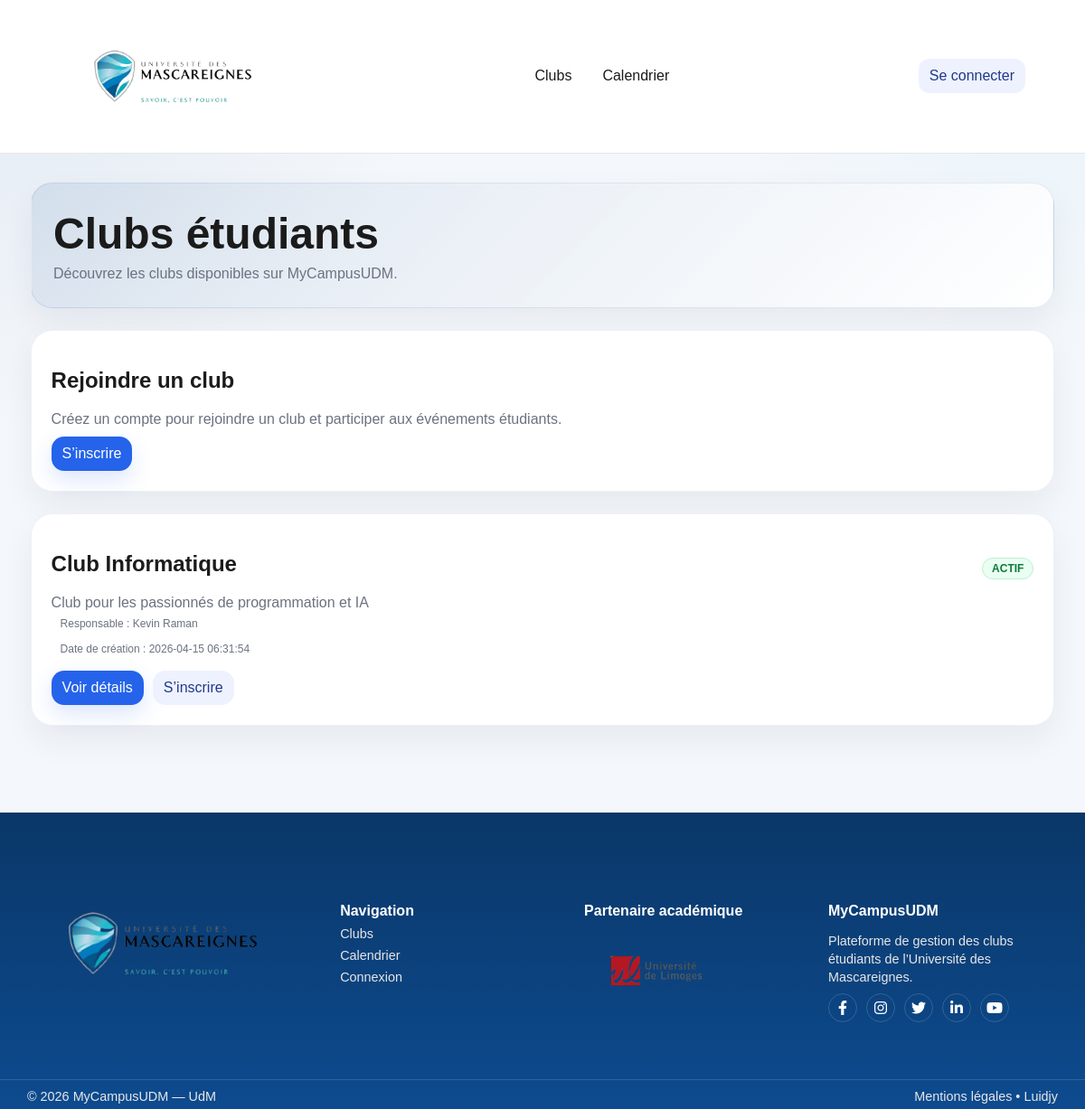
Screenshot of /MyCampusUdmClubs7/clubs.php with the database file from the repository.
### tables this page shows
CREATE TABLE clubs (
    id INT AUTO_INCREMENT PRIMARY KEY,
    nom_club VARCHAR(150) NOT NULL,
    description TEXT,
    categorie ENUM('sport','culture','musique','informatique','social','entrepreneuriat','autre') DEFAULT 'autre',
    image_club VARCHAR(255) DEFAULT NULL,
    responsable_id INT DEFAULT NULL,
    statut ENUM('actif','inactif','attente','supprime') DEFAULT 'attente',
    date_creation TIMESTAMP DEFAULT CURRENT_TIMESTAMP,
    FOREIGN KEY (responsable_id) REFERENCES utilisateurs(id) ON DELETE SET NULL
);

CREATE TABLE utilisateurs (
    id INT AUTO_INCREMENT PRIMARY KEY,
    nom VARCHAR(100) NOT NULL,
    prenom VARCHAR(100) NOT NULL,
    pseudo VARCHAR(50) DEFAULT NULL UNIQUE,
    email VARCHAR(150) NOT NULL UNIQUE,
    mot_de_passe_hash VARCHAR(255) NOT NULL,
    photo_profil VARCHAR(255) DEFAULT NULL,
    telephone VARCHAR(30) DEFAULT NULL,
    filiere VARCHAR(100) DEFAULT NULL,
    bio TEXT DEFAULT NULL,
    role ENUM('etudiant','responsable','admin') DEFAULT 'etudiant',
    statut ENUM('actif','inactif') DEFAULT 'actif',
    date_creation TIMESTAMP DEFAULT CURRENT_TIMESTAMP
);

### MyCampusUdmClubs7/clubs.php (the view, shortened to what this page needs)
<?php
require "config/database.php";
$sqlQuery = "
  SELECT c.*, u.nom, u.prenom
  FROM clubs c
  LEFT JOIN utilisateurs u ON c.responsable_id = u.id
  WHERE c.statut = 'actif'
  ORDER BY c.id DESC
";
$clubsStatement = $pdo->prepare($sqlQuery);
$clubsStatement->execute() or die(print_r($pdo->errorInfo()));
$clubs = $clubsStatement->fetchAll(PDO::FETCH_ASSOC);
include "includes/header.php";
?>
<section class="entete-page">
  <h1>Clubs étudiants</h1>
  <p class="texte-gris">
    Découvrez les clubs disponibles sur MyCampusUDM.
  </p>
</section>
<?php if (!isset($_SESSION["id"])) : ?>
  <section class="carte">
    <h2>Rejoindre un club</h2>
    <p class="texte-gris">
      Créez un compte pour rejoindre un club et participer aux événements étudiants.
    </p>
    <div class="carte-actions">
      <a class="bouton" href="connexion.php?form=register">S’inscrire</a>
    </div>
  </section>
<?php endif; ?>
<section class="liste-cartes">
  <?php if (empty($clubs)) : ?>
    <article class="carte">
      <h2>Liste des clubs</h2>
      <p class="texte-gris">
        Aucun club affiché pour le moment.
      </p>
    </article>
  <?php else : ?>
    <?php foreach ($clubs as $club) : ?>
      <article class="carte">
        <div class="carte-titre">
          <h2><?= htmlspecialchars($club["nom_club"]) ?></h2>
          <div class="carte-actions">
            <?php if ($club["statut"] === "actif") : ?>
              <span class="badge badge-actif">ACTIF</span>
            <?php elseif ($club["statut"] === "attente") : ?>
              <span class="badge badge-attente">EN ATTENTE</span>
            <?php else : ?>
              <span class="badge badge-annule">INACTIF</span>
            <?php endif; ?>
          </div>
        </div>
        <p class="texte-gris">
          <?= nl2br(htmlspecialchars($club["description"])) ?>
        </p>
        <p class="petit texte-gris">
          Responsable :
          <?php
            if (!empty($club["prenom"]) || !empty($club["nom"]))
            {
              echo htmlspecialchars($club["prenom"] . " " . $club["nom"]);
            }
            else
            {
              echo "Non attribué";
            }
          ?>
        </p>
        <p class="petit texte-gris">
          Date de création : <?= htmlspecialchars($club["date_creation"] ?? "") ?>
        </p>
        <div class="carte-actions">
          <a class="bouton" href="club_detail.php?id=<?= htmlspecialchars($club["id"]) ?>">
            Voir détails
          </a>
          <?php if (!isset($_SESSION["id"])) : ?>
            <a class="bouton bouton-secondaire" href="connexion.php?form=register">
              S’inscrire
            </a>
          <?php endif; ?>
        </div>
      </article>
    <?php endforeach; ?>
  <?php endif; ?>
</section>
<?php include "includes/footer.php"; ?>

### MyCampusUdmClubs7/css/style.css (style rules this page uses)
* { box-sizing: border-box; }
body { margin: 0; font-family: Arial, sans-serif; background: #f6f7fb; color: #1b1b1b; }
a { color: inherit; text-decoration: none; }
.entete-page h1 { margin: 0 0 6px; }
.texte-gris { color: #6b7280; margin: 0; }
.petit { font-size: 12px; }
.liste-cartes { display: grid; gap: 12px; }
.carte { background: #fff; border: 1px solid #e7e9f2; border-radius: 16px; padding: 14px; }
.carte-titre { display: flex; align-items: center; justify-content: space-between; gap: 10px; }
.carte-actions { display: flex; gap: 10px; flex-wrap: wrap; margin-top: 10px; }
.bouton { border: 0; background: #2563eb; color: #fff; padding: 10px 12px; border-radius: 12px; cursor: pointer; display: inline-block; }
.bouton-secondaire { background: #eef2ff; color: #1e3a8a; }
.petit { padding: 7px 10px; border-radius: 10px; }
.badge { font-size: 12px; padding: 4px 10px; border-radius: 999px; border: 1px solid transparent; }
.badge-actif { background: #e8fff1; color: #0f7a39; border-color: #bff0cf; }

### MyCampusUdmClubs7/css/site-main-footer.css (style rules this page uses)
:root { --udm-blue: #0d4b8f; --udm-blue-dark: #0a3768; --udm-aqua: #7dd3fc; --udm-white: #ffffff; --udm-text: #1f2937; --udm-muted: #64748b; --udm-surface: #ffffff; --udm-bg: #f4f7fb; }
body { background: radial-gradient(circle at top left, rgba(13,75,143,0.08), transparent 28%), radial-gradient(circle at top right, rgba(125,211,252,0.10), transparent 24%), var(--udm-bg); }
main.contenu.udm-main > section { margin-bottom: 1.5rem; }
main.contenu.udm-main .entete-page { background: linear-gradient(135deg, rgba(13,75,143,0.10), rgba(255,255,255,0.96)); border: 1px solid rgba(13,75,143,0.10); border-radius: 24px; padding: 1.75rem 1.5rem; box-shadow: 0 14px 34px rgba(15, 23, 42, 0.06); }
main.contenu.udm-main .entete-page h1 { font-size: clamp(2rem, 4vw, 3rem); margin-bottom: .5rem; }
main.contenu.udm-main .carte { background: rgba(255,255,255,0.96); border: 1px solid rgba(13,75,143,0.08); border-radius: 24px; padding: 1.35rem; box-shadow: 0 16px 36px rgba(15,23,42,0.06); }
main.contenu.udm-main .liste-cartes { gap: 1rem; }
main.contenu.udm-main .badge { font-weight: 600; }
main.contenu.udm-main .bouton { border-radius: 14px; box-shadow: 0 10px 24px rgba(37,99,235,0.16); }
main.contenu.udm-main .bouton-secondaire { box-shadow: none; }

### rows the page displays
clubs: nom_club "Club Informatique", statut "ACTIF", description "Club pour les passionnés de programmation et IA", responsable.nom "Kevin Raman", date_creation "2026-04-15 06:31:54"
